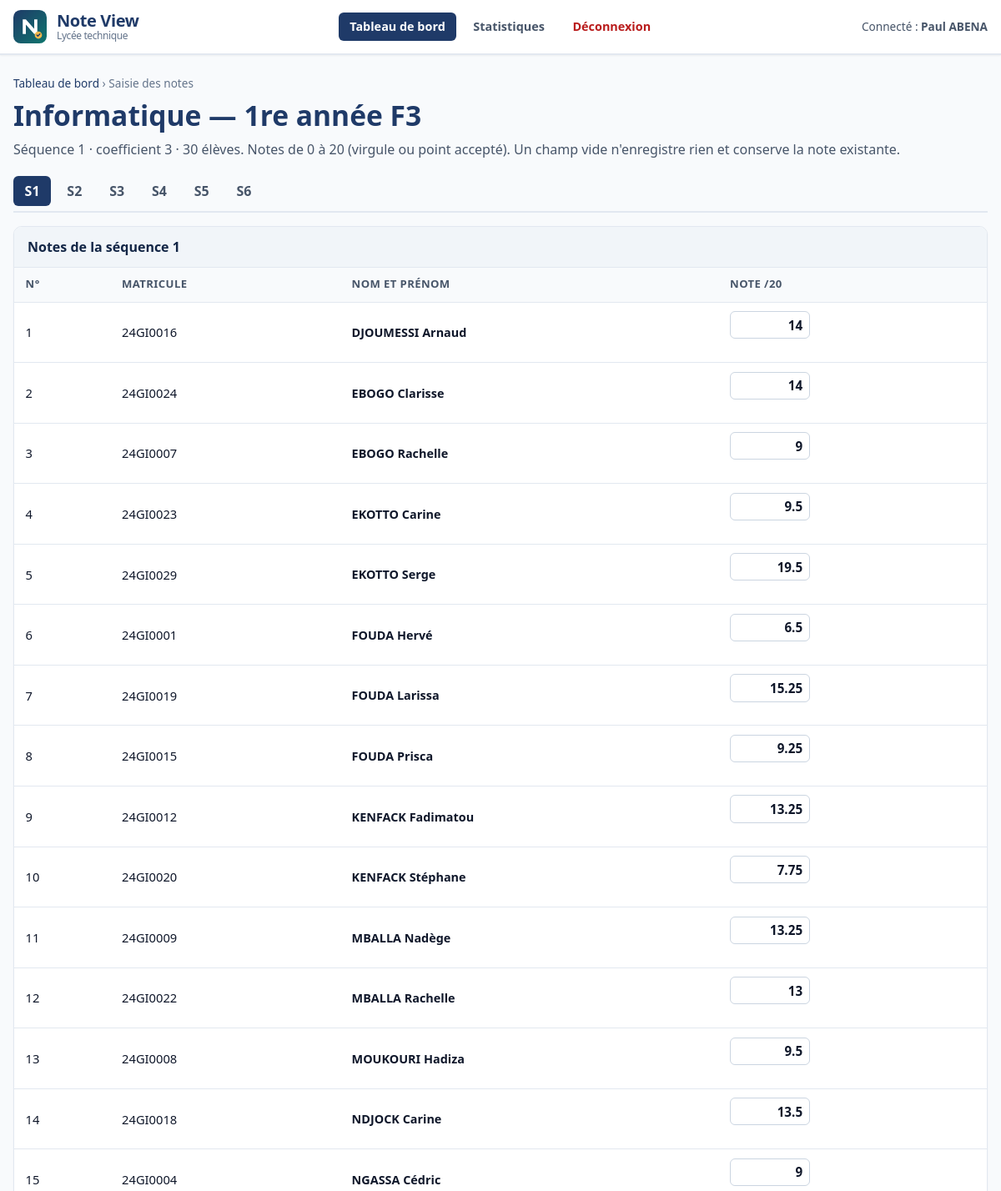
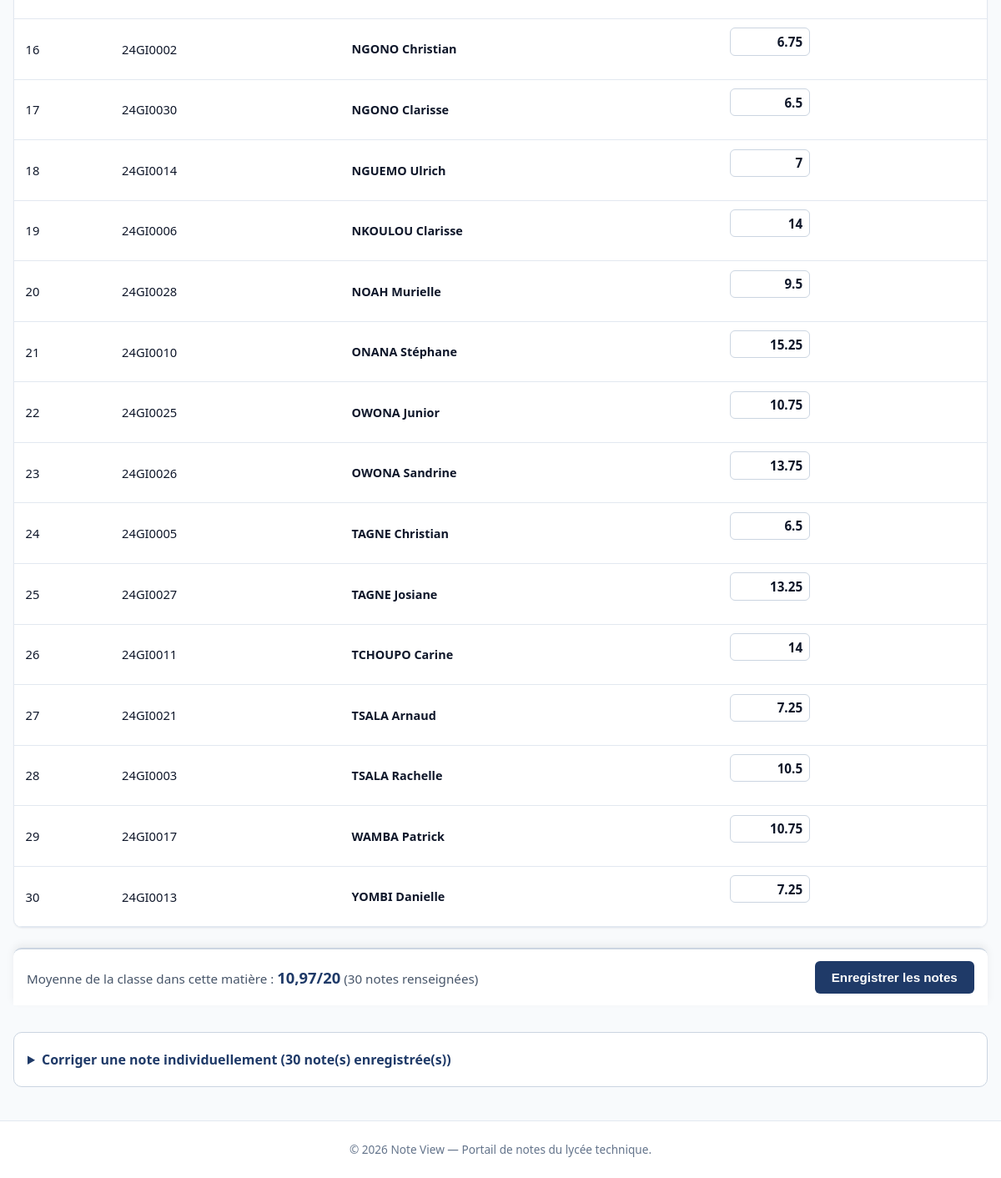
The page /enseignant/saisie/2/1/1 (signed in) on the database its author committed (2 pictures, top to bottom).
### tables this page shows
CREATE TABLE enseignants (
    id                 INTEGER PRIMARY KEY AUTOINCREMENT,
    nom                TEXT NOT NULL,
    login              TEXT NOT NULL UNIQUE,                     -- identifiant de connexion
    mot_de_passe_hash  TEXT NOT NULL                             -- mot de passe haché
);

CREATE TABLE matieres (
    id             INTEGER PRIMARY KEY AUTOINCREMENT,
    nom            TEXT    NOT NULL UNIQUE,
    coefficient    INTEGER NOT NULL CHECK (coefficient > 0),
    enseignant_id  INTEGER NOT NULL REFERENCES enseignants (id)  -- enseignant responsable
);

CREATE TABLE classes (
    id            INTEGER PRIMARY KEY AUTOINCREMENT,
    nom           TEXT    NOT NULL UNIQUE,                       -- nom unique de la classe
    filiere       TEXT    NOT NULL,                              -- filière (F3, G1, ...)
    effectif_max  INTEGER NOT NULL CHECK (effectif_max > 0)      -- capacité maximale
);

CREATE TABLE notes (
    id          INTEGER PRIMARY KEY AUTOINCREMENT,
    eleve_id    INTEGER NOT NULL REFERENCES eleves (id) ON DELETE CASCADE,
    matiere_id  INTEGER NOT NULL REFERENCES matieres (id) ON DELETE CASCADE,
    sequence    INTEGER NOT NULL CHECK (sequence BETWEEN 1 AND 6),   -- 6 séquences par an
    note        REAL    NOT NULL CHECK (note BETWEEN 0 AND 20),      -- note sur 20
    UNIQUE (eleve_id, matiere_id, sequence)                          -- pas de doublon
);

CREATE TABLE eleves (
    id               INTEGER PRIMARY KEY AUTOINCREMENT,
    matricule        TEXT    NOT NULL UNIQUE,                    -- ex : 24GI0001
    nom              TEXT    NOT NULL,
    prenom           TEXT    NOT NULL,
    classe_id        INTEGER NOT NULL REFERENCES classes (id),  -- classe de l'élève
    date_naissance   TEXT    NOT NULL,                           -- format AAAA-MM-JJ
    code_acces_hash  TEXT    NOT NULL                            -- code à 4 chiffres haché
);

### app.py (the view, shortened to what this page needs)
@app.route("/enseignant/saisie/<int:matiere_id>/<int:classe_id>/<int:sequence>",
           methods=["GET", "POST"])
@connexion_requise
def saisie_notes(matiere_id, classe_id, sequence):
    db = get_db()
    matiere = db.execute("SELECT id, nom, coefficient, enseignant_id FROM matieres WHERE id = ?",
                         (matiere_id,)).fetchone()
    classe = db.execute("SELECT id, nom FROM classes WHERE id = ?", (classe_id,)).fetchone()
    if matiere is None or classe is None or lire_sequence(sequence) is None:
        abort(404)
    if matiere["enseignant_id"] != g.enseignant["id"]:
        flash("Accès refusé : vous ne pouvez saisir que les notes de vos matières.", "erreur")
        return redirect(url_for("tableau_de_bord"))
    eleves = db.execute(
        """SELECT e.id, e.matricule, e.nom, e.prenom, n.id AS note_id, n.note
           FROM eleves e
           LEFT JOIN notes n ON n.eleve_id = e.id AND n.matiere_id = ? AND n.sequence = ?
           WHERE e.classe_id = ?
           ORDER BY e.nom, e.prenom""",
        (matiere_id, sequence, classe_id)).fetchall()
    page_actuelle = url_for("saisie_notes", matiere_id=matiere_id,
                            classe_id=classe_id, sequence=sequence)
    valeurs, erreurs = {}, {}  # texte saisi et message d'erreur par élève
    return render_template("enseignant_saisie.html", matiere=matiere, classe=classe,
                           sequence=sequence, eleves=eleves, valeurs=valeurs,
                           erreurs=erreurs)

### app.py (called while the page is built)
def generer_csrf_token():
    if "csrf_token" not in session:
        session["csrf_token"] = secrets.token_hex(32)
    return session["csrf_token"]

@app.before_request
def verifier_csrf():
    if "csrf_token" not in session:
        session["csrf_token"] = secrets.token_hex(32)
    if request.method == "POST":
        jeton_recu = request.form.get("csrf_token") or request.headers.get("X-CSRF-Token")
        jeton_session = session.get("csrf_token")
        if not jeton_recu or not jeton_session or not secrets.compare_digest(str(jeton_recu), str(jeton_session)):
            abort(400, description="Jeton CSRF invalide ou manquant.")

def get_db():
    if "db" not in g:
        g.db = sqlite3.connect(CHEMIN_BASE)
        g.db.row_factory = sqlite3.Row          # accès aux colonnes par leur nom
        g.db.execute("PRAGMA foreign_keys = ON")  # à activer à CHAQUE connexion
    return g.db

@app.teardown_appcontext
def fermer_db(_exception):
    db = g.pop("db", None)
    if db is not None:
        db.close()

def format_note(valeur):
    if valeur is None:
        return "—"
    return f"{valeur:.2f}".replace(".", ",")

def valeur_champ(valeur):
    return "" if valeur is None else f"{valeur:g}"

@app.context_processor
def injecter_utilisateur():
    return {"csrf_token": generer_csrf_token(),
            "role": session.get("role"), "nom_utilisateur": session.get("nom"),
            "SEQUENCES": range(SEQUENCE_MIN, SEQUENCE_MAX + 1)}

def lire_sequence(valeur):
    try:
        sequence = int(valeur)
    except (TypeError, ValueError):
        return None
    return sequence if SEQUENCE_MIN <= sequence <= SEQUENCE_MAX else None

def connexion_requise(vue):
    @wraps(vue)
    def vue_protegee(*args, **kwargs):
        enseignant = None
        if session.get("role") == "enseignant":
            enseignant = get_db().execute(
                "SELECT id, nom, login FROM enseignants WHERE id = ?",
                (session.get("enseignant_id"),)).fetchone()
        if enseignant is None:
            if request.path.startswith("/api/"):
                return jsonify(erreur="Connexion enseignant requise."), 401
            flash("Veuillez vous connecter avec un compte enseignant.", "erreur")
            return redirect(url_for("connexion_enseignant"))
        g.enseignant = enseignant
        return vue(*args, **kwargs)
    return vue_protegee

### templates/enseignant_saisie.html (shortened to what this page needs)
{% extends "base.html" %}
{% block contenu %}
<p class="fil-ariane"><a href="{{ url_for('tableau_de_bord') }}">Tableau de bord</a> › Saisie des notes</p>
<h1>{{ matiere.nom }} — {{ classe.nom }}</h1>
<p class="intro">Séquence {{ sequence }} · coefficient {{ matiere.coefficient }} · {{ eleves|length }} élèves.
  Notes de 0 à 20 (virgule ou point accepté). Un champ vide n'enregistre rien et conserve la note existante.</p>
<nav class="onglets" aria-label="Changer de séquence">
  <ul>
    {% for s in SEQUENCES %}
      <li><a href="{{ url_for('saisie_notes', matiere_id=matiere.id, classe_id=classe.id, sequence=s) }}"
             {% if s == sequence %}aria-current="page"{% endif %}>S{{ s }}</a></li>
    {% endfor %}
  </ul>
</nav>
<form id="form-saisie" class="form-notes" method="post" novalidate
      action="{{ url_for('saisie_notes', matiere_id=matiere.id, classe_id=classe.id, sequence=sequence) }}">
  <div class="tableau-defilant" role="region" aria-labelledby="titre-saisie" tabindex="0">
    <table class="tableau tableau--saisie">
      <caption id="titre-saisie">Notes de la séquence {{ sequence }}</caption>
      <thead>
        <tr>
          <th scope="col">N°</th>
          <th scope="col">Matricule</th>
          <th scope="col">Nom et prénom</th>
          <th scope="col">Note /20</th>
        </tr>
      </thead>
      <tbody>
        {% for eleve in eleves %}
          <tr>
            <td>{{ loop.index }}</td>
            <td>{{ eleve.matricule }}</td>
            <th scope="row"><label for="note-{{ eleve.id }}">{{ eleve.nom }} {{ eleve.prenom }}</label></th>
            <td>
              <input type="text" id="note-{{ eleve.id }}" name="note_{{ eleve.id }}"
                     class="champ-note {% if eleve.id in erreurs %}champ--invalide{% endif %}"
                     value="{{ valeurs[eleve.id] if eleve.id in valeurs else eleve.note|champ }}"
                     inputmode="decimal" autocomplete="off" maxlength="6"
                     aria-describedby="message-{{ eleve.id }}" {% if eleve.id in erreurs %}aria-invalid="true"{% endif %}>
              <span class="message-champ" id="message-{{ eleve.id }}" aria-live="polite">{{ erreurs.get(eleve.id, '') }}</span>
            </td>
          </tr>
        {% endfor %}
      </tbody>
    </table>
  </div>
  <div class="barre-envoi">
    <p class="moyenne-direct" aria-live="polite">
      Moyenne de la classe dans cette matière : <strong id="moyenne-direct">—</strong>
      <span id="nombre-notes"></span>
    </p>
    <button type="submit" id="bouton-enregistrer" class="bouton bouton--principal">Enregistrer les notes</button>
  </div>
</form>
{% set notees = eleves|selectattr('note_id')|list %}
{% if notees %}
  <details class="corrections" id="corrections">
    <summary>Corriger une note individuellement ({{ notees|length }} note(s) enregistrée(s))</summary>
  </details>
{% endif %}
{% endblock %}

### templates/base.html (shortened to what this page needs)
<!DOCTYPE html>
<html lang="fr">
<head>
  <link rel="stylesheet" href="{{ url_for('static', filename='css/style.css') }}">
  <link rel="stylesheet" href="{{ url_for('static', filename='css/print.css') }}" media="print">
</head>
<body>
  <header class="entete">
    <div class="conteneur entete__barre">
      <a class="marque" href="{{ url_for('accueil') }}">
        <img src="{{ url_for('static', filename='images/logo.svg') }}" alt="Logo Note View" width="40" height="40">
        <span class="marque__texte">Note View <small>Lycée technique</small></span>
      </a>
      <nav class="navigation" aria-label="Navigation principale">
        <ul>
          {% if role == 'eleve' %}
            <li><a href="{{ url_for('bulletin') }}" {% if request.endpoint == 'bulletin' %}aria-current="page"{% endif %}>Mon bulletin</a></li>
            <li><a href="{{ url_for('historique') }}" {% if request.endpoint == 'historique' %}aria-current="page"{% endif %}>Historique</a></li>
            <li>
              <form method="post" action="{{ url_for('deconnexion') }}" class="form-deconnexion">
                <input type="hidden" name="csrf_token" value="{{ csrf_token }}">
                <button type="submit" class="navigation__sortie navigation__bouton">Déconnexion</button>
              </form>
            </li>
          {% elif role == 'enseignant' %}
            <li><a href="{{ url_for('tableau_de_bord') }}" {% if request.endpoint in ('tableau_de_bord', 'saisie_notes', 'liste_classe') %}aria-current="page"{% endif %}>Tableau de bord</a></li>
            <li><a href="{{ url_for('statistiques') }}" {% if request.endpoint == 'statistiques' %}aria-current="page"{% endif %}>Statistiques</a></li>
            <li>
              <form method="post" action="{{ url_for('deconnexion_enseignant') }}" class="form-deconnexion">
                <button type="submit" class="navigation__sortie navigation__bouton">Déconnexion</button>
              </form>
            </li>
          {% endif %}
        </ul>
      </nav>
      {% if nom_utilisateur %}
        <p class="entete__utilisateur">Connecté : <strong>{{ nom_utilisateur }}</strong></p>
      {% endif %}
    </div>
  </header>
  <main id="contenu" class="conteneur principal">
    {% block contenu %}{% endblock %}
  </main>
  <footer class="pied">
    <div class="conteneur">
      <p>&copy; 2026 Note View — Portail de notes du lycée technique.</p>
    </div>
  </footer>
</body>
</html>

### rows shown on the page
enseignants: nom "Paul ABENA"
matieres: nom "Informatique", coefficient "3"
classes: nom "1re année F3"
notes: matricule "24GI0016", nom "DJOUMESSI", prenom "Arnaud", note "14"
notes: matricule "24GI0024", nom "EBOGO", prenom "Clarisse", note "14"
notes: matricule "24GI0007", nom "EBOGO", prenom "Rachelle", note "9"
notes: matricule "24GI0023", nom "EKOTTO", prenom "Carine", note "9.5"
notes: matricule "24GI0029", nom "EKOTTO", prenom "Serge", note "19.5"
notes: matricule "24GI0001", nom "FOUDA", prenom "Hervé", note "6.5"
notes: matricule "24GI0019", nom "FOUDA", prenom "Larissa", note "15.25"
notes: matricule "24GI0015", nom "FOUDA", prenom "Prisca", note "9.25"
notes: matricule "24GI0012", nom "KENFACK", prenom "Fadimatou", note "13.25"
notes: matricule "24GI0020", nom "KENFACK", prenom "Stéphane", note "7.75"
notes: matricule "24GI0009", nom "MBALLA", prenom "Nadège", note "13.25"
notes: matricule "24GI0022", nom "MBALLA", prenom "Rachelle", note "13"
notes: matricule "24GI0008", nom "MOUKOURI", prenom "Hadiza", note "9.5"
notes: matricule "24GI0018", nom "NDJOCK", prenom "Carine", note "13.5"
notes: matricule "24GI0004", nom "NGASSA", prenom "Cédric", note "9"
notes: matricule "24GI0002", nom "NGONO", prenom "Christian", note "6.75"
notes: matricule "24GI0030", nom "NGONO", prenom "Clarisse", note "6.5"
notes: matricule "24GI0014", nom "NGUEMO", prenom "Ulrich", note "7"
notes: matricule "24GI0006", nom "NKOULOU", prenom "Clarisse", note "14"
notes: matricule "24GI0028", nom "NOAH", prenom "Murielle", note "9.5"
notes: matricule "24GI0010", nom "ONANA", prenom "Stéphane", note "15.25"
notes: matricule "24GI0025", nom "OWONA", prenom "Junior", note "10.75"
notes: matricule "24GI0026", nom "OWONA", prenom "Sandrine", note "13.75"
notes: matricule "24GI0005", nom "TAGNE", prenom "Christian"
eleves: id.note "6.5"
notes: matricule "24GI0027", nom "TAGNE", prenom "Josiane", note "13.25"
notes: matricule "24GI0011", nom "TCHOUPO", prenom "Carine", note "14"
notes: matricule "24GI0021", nom "TSALA", prenom "Arnaud", note "7.25"
notes: matricule "24GI0003", nom "TSALA", prenom "Rachelle", note "10.5"
notes: matricule "24GI0017", nom "WAMBA", prenom "Patrick", note "10.75"
notes: matricule "24GI0013", nom "YOMBI", prenom "Danielle", note "7.25"

### other values the page prints
{{ sequence }} "1"
{{ eleves|length }} "30"
{{ s }} "1" "2" "3" "4" "5" "6"
{{ notees|length }} "30"
